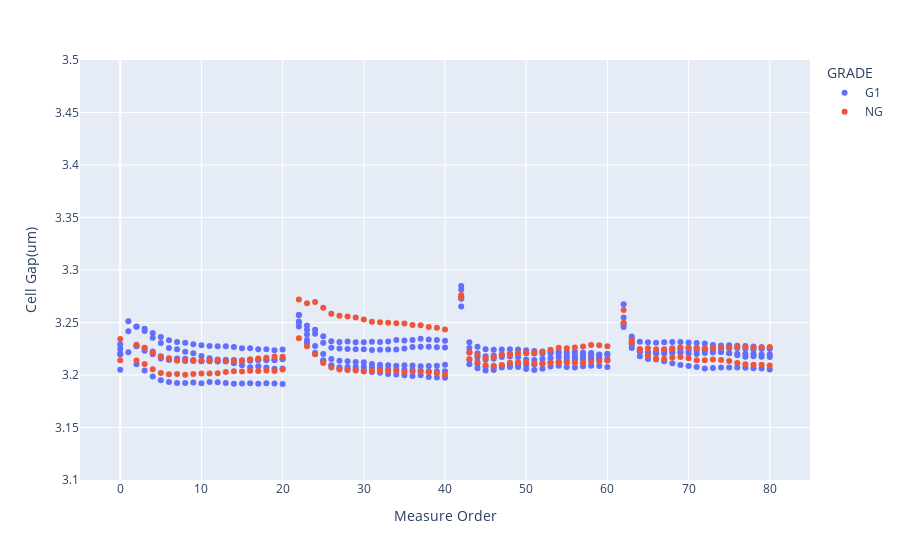
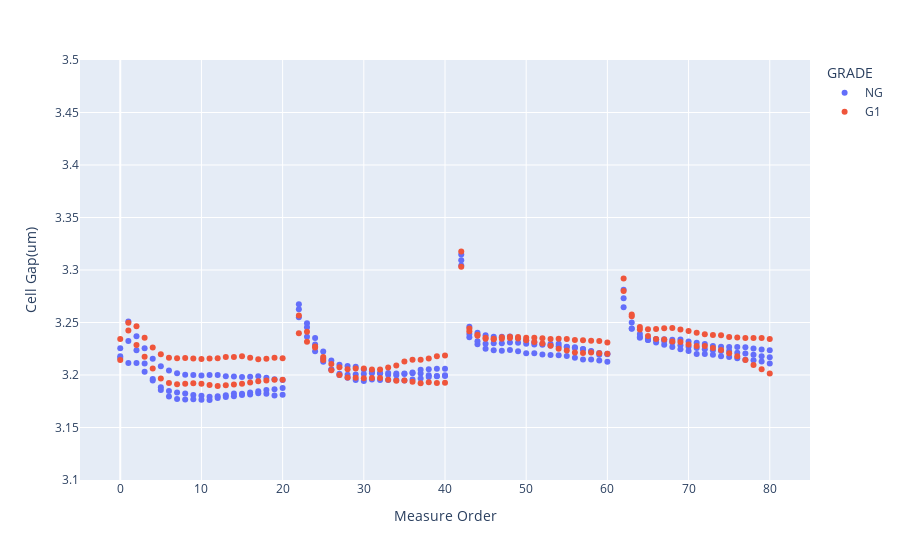
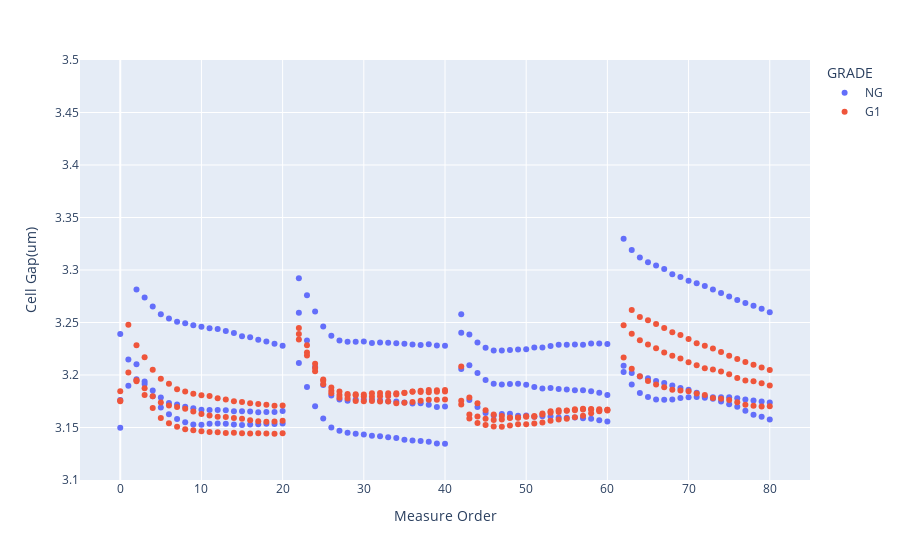

The cell these charts' notebook holds for them, in order:
### Code cell
fig = SealAnalysis.Plot.around_gap(
    around_gap.filter(pl.col("RMS(%)") < 1), # RMS < 0.3 -> no large jump point
    x='Measure Order',
    y='Cell Gap(um)',
    color='GRADE',
)

### Figure 1 — Plotly figure (JSON) as saved in the notebook; plotly's stock layout.template omitted (floating-point values rounded to 4 significant figures; data arrays with more than 128 entries replaced by an {"elided": "..."} marker saying what was removed)
{"data": [{"hovertemplate": "GRADE=G1<br>Measure Order=%{x}<br>Cell Gap(um)=%{y}<extra></extra>", "legendgroup": "G1", "marker": {"color": "#636efa", "symbol": "circle"}, "mode": "markers", "name": "G1", "orientation": "v", "showlegend": true, "type": "scatter", "x": {"elided": "388 int values"}, "xaxis": "x", "y": {"elided": "388 float values"}, "yaxis": "y"}, {"hovertemplate": "GRADE=NG<br>Measure Order=%{x}<br>Cell Gap(um)=%{y}<extra></extra>", "legendgroup": "NG", "marker": {"color": "#EF553B", "symbol": "circle"}, "mode": "markers", "name": "NG", "orientation": "v", "showlegend": true, "type": "scatter", "x": {"elided": "154 int values"}, "xaxis": "x", "y": {"elided": "154 float values"}, "yaxis": "y"}], "layout": {"legend": {"title": {"text": "GRADE"}, "tracegroupgap": 0}, "margin": {"t": 60}, "xaxis": {"anchor": "y", "domain": [0, 1], "title": {"text": "Measure Order"}}, "yaxis": {"anchor": "x", "domain": [0, 1], "range": [3.1, 3.5], "title": {"text": "Cell Gap(um)"}}}}

### Figure 2 — Plotly figure (JSON) as saved in the notebook; plotly's stock layout.template omitted (floating-point values rounded to 4 significant figures; data arrays with more than 128 entries replaced by an {"elided": "..."} marker saying what was removed)
{"data": [{"hovertemplate": "GRADE=NG<br>Measure Order=%{x}<br>Cell Gap(um)=%{y}<extra></extra>", "legendgroup": "NG", "marker": {"color": "#636efa", "symbol": "circle"}, "mode": "markers", "name": "NG", "orientation": "v", "showlegend": true, "type": "scatter", "x": {"elided": "234 int values"}, "xaxis": "x", "y": {"elided": "234 float values"}, "yaxis": "y"}, {"hovertemplate": "GRADE=G1<br>Measure Order=%{x}<br>Cell Gap(um)=%{y}<extra></extra>", "legendgroup": "G1", "marker": {"color": "#EF553B", "symbol": "circle"}, "mode": "markers", "name": "G1", "orientation": "v", "showlegend": true, "type": "scatter", "x": {"elided": "156 int values"}, "xaxis": "x", "y": {"elided": "156 float values"}, "yaxis": "y"}], "layout": {"legend": {"title": {"text": "GRADE"}, "tracegroupgap": 0}, "margin": {"t": 60}, "xaxis": {"anchor": "y", "domain": [0, 1], "title": {"text": "Measure Order"}}, "yaxis": {"anchor": "x", "domain": [0, 1], "range": [3.1, 3.5], "title": {"text": "Cell Gap(um)"}}}}

### Figure 3 — Plotly figure (JSON) as saved in the notebook; plotly's stock layout.template omitted (floating-point values rounded to 4 significant figures; data arrays with more than 128 entries replaced by an {"elided": "..."} marker saying what was removed)
{"data": [{"hovertemplate": "GRADE=NG<br>Measure Order=%{x}<br>Cell Gap(um)=%{y}<extra></extra>", "legendgroup": "NG", "marker": {"color": "#636efa", "symbol": "circle"}, "mode": "markers", "name": "NG", "orientation": "v", "showlegend": true, "type": "scatter", "x": {"elided": "233 int values"}, "xaxis": "x", "y": {"elided": "233 float values"}, "yaxis": "y"}, {"hovertemplate": "GRADE=G1<br>Measure Order=%{x}<br>Cell Gap(um)=%{y}<extra></extra>", "legendgroup": "G1", "marker": {"color": "#EF553B", "symbol": "circle"}, "mode": "markers", "name": "G1", "orientation": "v", "showlegend": true, "type": "scatter", "x": {"elided": "232 int values"}, "xaxis": "x", "y": {"elided": "232 float values"}, "yaxis": "y"}], "layout": {"legend": {"title": {"text": "GRADE"}, "tracegroupgap": 0}, "margin": {"t": 60}, "xaxis": {"anchor": "y", "domain": [0, 1], "title": {"text": "Measure Order"}}, "yaxis": {"anchor": "x", "domain": [0, 1], "range": [3.1, 3.5], "title": {"text": "Cell Gap(um)"}}}}
